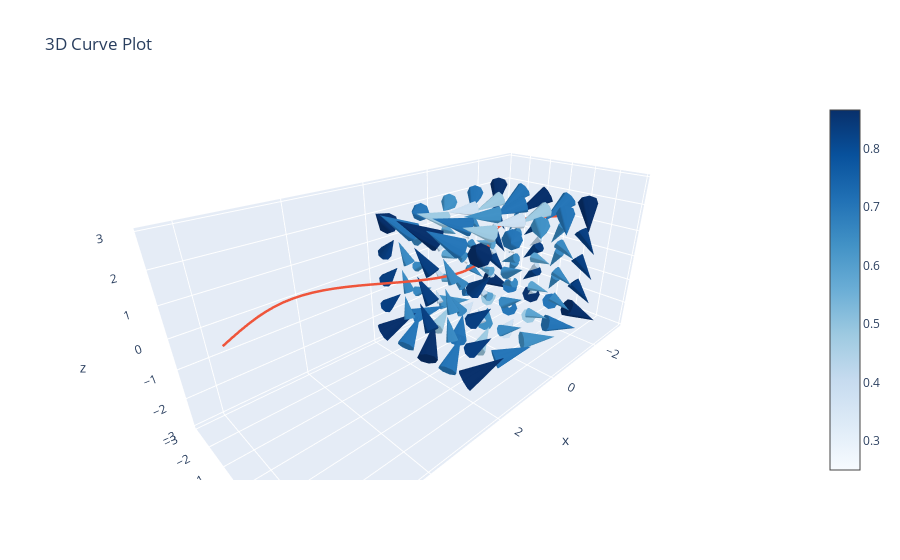

Notebook cell for this chart:
### Code cell
av.plot3d_parametric_curve(curve1(t),(t,-np.pi,2*np.pi), fig=fig)
